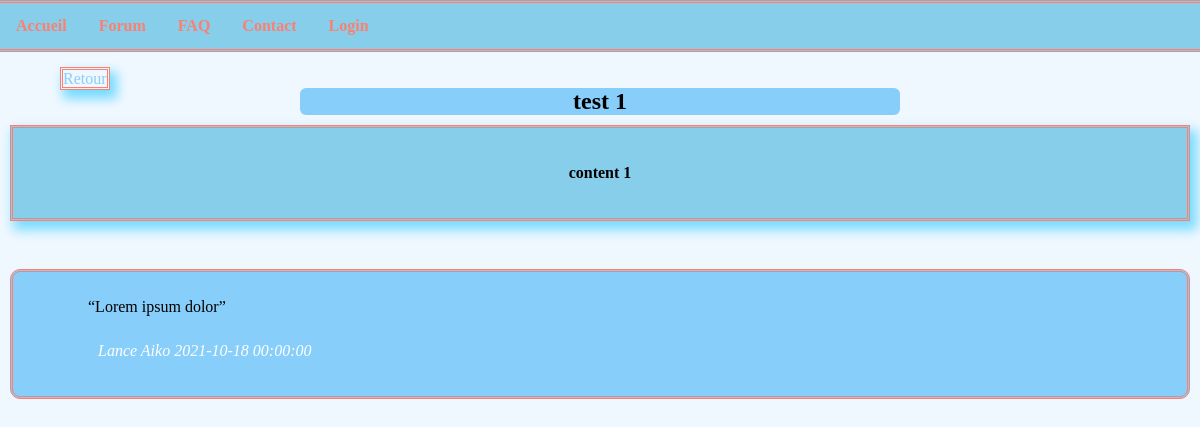
/?section=messages&subjectId=1&forumId=1, run on the app's committed database.
### tables this page shows
CREATE TABLE IF NOT EXISTS `subject` (
  `subjectId` int(11) NOT NULL AUTO_INCREMENT,
  `subjectTitle` varchar(50) NOT NULL,
  `subjectContent` text NOT NULL,
  `isActive` tinyint(1) NOT NULL,
  `postDate` datetime NOT NULL,
  `userId` int(11) NOT NULL,
  `forumId` int(11) NOT NULL,
  PRIMARY KEY (`subjectId`),
  FOREIGN KEY (`userId`) REFERENCES `user`(`userId`),
  FOREIGN KEY (`forumId`) REFERENCES `forum`(`forumId`)
);

CREATE TABLE IF NOT EXISTS `message` (
  `messageId` int(11) NOT NULL AUTO_INCREMENT,
  `messageContent` text NOT NULL,
  `isActive` tinyint(1) NOT NULL,
  `postDate` datetime NOT NULL,
  `userId` int(11) NOT NULL,
  `subjectId` int(11) NOT NULL,
  PRIMARY KEY (`messageId`),
  FOREIGN KEY (`userId`) REFERENCES `user`(`userId`),
  FOREIGN KEY (`subjectId`) REFERENCES `subject`(`subjectId`)
);

CREATE TABLE IF NOT EXISTS `user` (
  `userId` int(11) NOT NULL AUTO_INCREMENT,
  `firstName` varchar(50) NOT NULL,
  `lastName` varchar(50) NOT NULL,
  `email` varchar(50) NOT NULL,
  `country` varchar(50) NOT NULL,
  `phone` varchar(20) NOT NULL,
  `password` varchar(50) NOT NULL,
  `roleId` int(11) NOT NULL,
  PRIMARY KEY (`userId`),
  FOREIGN KEY (`roleId`) REFERENCES `role`(`roleId`)
);

### Models/Forum.php (called while the page is built, shortened)
<?php
class Forum extends Connection{
    public function getMessages($subjectId){
        $pdo = $this->dbConnection();
		$stmt = $pdo->prepare("SELECT * FROM MESSAGE WHERE subjectId=?");
        $stmt->execute([$subjectId]);
        return $room = $stmt->fetchAll(PDO::FETCH_ASSOC);
    }
    public function getSub($subjectId){
    	$pdo = $this->dbConnection();
		$stmt = $pdo->prepare("SELECT * FROM SUBJECT WHERE subjectId=?");
        $stmt->execute([$subjectId]);
        return $room = $stmt->fetchAll(PDO::FETCH_ASSOC);
    }
}
?>

### Models/User.php (called while the page is built, shortened)
<?php
class User extends Connection{
    public function getById ($id){
		$pdo = $this->dbConnection();
		$stmt = $pdo->prepare("SELECT * FROM USER WHERE userId=?");
        $stmt->execute([$id]);
        return $user = $stmt->fetch();
    }
 }
?>

### Controllers/Client/MessageController.php (the view, shortened to what this page needs)
<?php
require_once('Models/Forum.php');
require_once('Models/User.php');
$messages = $forum->getMessages($_GET["subjectId"]);
$subject = $forum->getSub($_GET["subjectId"]);
echo "<br><a class='h1' href='?section=subject&forumId=". $_GET["forumId"] ."'>Retour</a>";
echo "<h2 class='box'>" . $subject[0]["subjectTitle"] . "</h2>";
echo "<div class='contentForum'><p>" . $subject[0]["subjectContent"] . "</p></div>";
echo '<div class="msgs">';
for ($i=0; $i < count($messages); $i++) {
	$userObj = $user->getById($messages[$i]["userId"]);
	echo "<br>";
	echo "<div class='msg";
	if($i %2 == 0){
		echo " bgc-even";
	}
	else{
		echo " bgc-odd";
	}
	echo "'><p><q>". $messages[$i]["messageContent"] . "</q></p>";
	echo "<p class='msg'>". $userObj["firstName"] . " " . $userObj["lastName"] . " " . $messages[$i]["postDate"] . " </p></div>";
}
echo "</div>";
 ?>

### Contents/style.css (style rules this page uses)
body { margin: 0; background-color: aliceblue; }
a { color: salmon; text-decoration: none; }
.msg { border-radius: 10px; padding : 10px; }
.msg > p:nth-child(2) { font-style: italic; color : white; }
.bgc-even { background-color: lightskyblue; padding-left: 75px; border: 3px double salmon; margin-top: 20px; }
.msgs { margin : 10px; }
.box { background:lightskyblue; border-radius: 6px; transition-property: background, border-radius; transition-duration: .2s, 1s; transition-timing-function: linear; width: 50%; text-align: center; margin: 0 auto; }
.h1 { color:lightskyblue; margin:5%; border: 3px double salmon; box-shadow: 5px 7px 11px 2px #00bfff80; }
.contentForum { color:black; text-align: center; background-color: skyblue; font-style: bold; margin: 10px; padding: 20px; font-weight: bold; border: 3px double salmon; box-shadow: 5px 7px 11px 2px #00bfff80; }

### data on the page
subject: subjectTitle "test 1", subjectContent "content 1"
message: messageContent "Lorem ipsum dolor", userId.firstName "Lance", userId.lastName "Aiko", postDate "2021-10-18 00:00:00"
